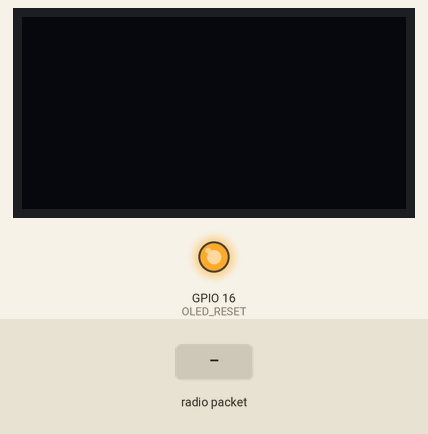
Recording of a sketch running on a simulated ESP8266 (NodeMCU). Shown: 128×64 one-colour display, output pins drawn as LEDs (lit = HIGH). The test bench sets the inputs (shaded band). No radio packets arrive unless stated; what the sketch prints to the serial monitor is not drawn.

Above: at 1.2 s.
1.3 s: radio packet "changeRC" arrives
At 1.9 s:
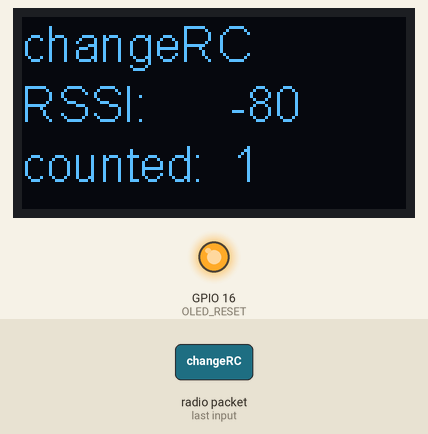
2.8 s: radio packet "1" arrives
At 4.2 s:
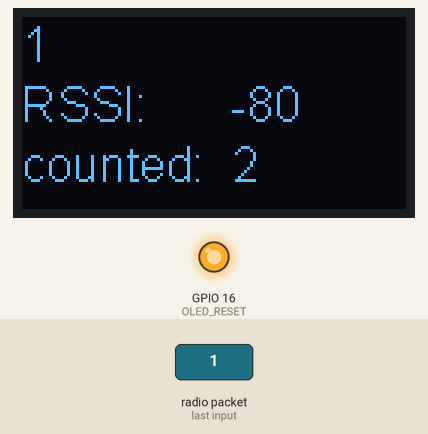
Timing chart, 0 to 5.8 s (numbered marks = the images above; inputs shaded):
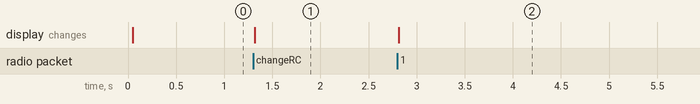

Measured:
- after the input at 1.3 s, the display: changes at once (image 1)
- after the input at 2.8 s, the display: changes at once (image 2)

The sketch:

LoRaReceiver5.ino
```cpp
//code by Judy Abi Nehme
#include <SPI.h>              // include libraries
#include <LoRa.h>
#include <SSD1306.h>

const int csPin = 18;          // LoRa radio chip select
const int resetPin = 14;       // LoRa radio reset
const int irqPin = 26;         // change for your board; must be a hardware interrupt pin

// Screen configuration
#define OLED_I2C_ADDR 0x3C
#define OLED_RESET 16
#define OLED_SDA 21
#define OLED_SCL 22
SSD1306 display (OLED_I2C_ADDR, OLED_SDA, OLED_SCL);

byte msgCount = 0;            // count of outgoing messages
int interval = 2000;          // interval between sends
long lastSendTime = 0;        // time of last packet send
int CR;
int SF;
int prm=53;
long BW = 250E3;

int counter=0;
int rssi = 0;

void setup() {
  Serial.begin(115200);                   // initialize serial
  while (!Serial);

  SPI.begin(5,19,27,18);
  //screen initialization
  pinMode(OLED_RESET, OUTPUT);
  digitalWrite(OLED_RESET, LOW);
  delay(50);
  digitalWrite(OLED_RESET, HIGH);
  display.init ();
  display.flipScreenVertically ();
  display.setFont (ArialMT_Plain_16);
  display.setTextAlignment (TEXT_ALIGN_LEFT);
  display.display ();

  Serial.println("LoRa Duplex - Set spreading factor");

  // override the default CS, reset, and IRQ pins (optional)
  LoRa.setPins(csPin, resetPin, irqPin); // set CS, reset, IRQ pin

  if (!LoRa.begin(866E6)) {             // initialize ratio at 915 MHz
    Serial.println("LoRa init failed. Check your connections.");
    while (true);                       // if failed, do nothing
  }

  LoRa.setSignalBandwidth(BW);
  CR = prm/6;
  LoRa.setCodingRate4(CR);
  SF = (prm%6)+7;
  LoRa.setSpreadingFactor(SF);            // ranges from 6-12,default 7 see API docs
  LoRa.noCrc();
  LoRa.explicitHeaderMode();
  Serial.println("LoRa init succeeded.");
}

void loop() {

  // parse for a packet, and call onReceive with the result:
  onReceive(LoRa.parsePacket());
}

void sendMessage(String outgoing) {
  LoRa.beginPacket();                   // start packet
  LoRa.print(outgoing);                 // add payload
  LoRa.endPacket();                     // finish packet and send it
  //msgCount++;                           // increment message ID
}
  //kept this in case we modified the code in the future.

void onReceive(int packetSize) {
  if (packetSize == 0) return;          // if there's no packet, return
  //Serial.println("Packet Size: " + String(packetSize));
  // read packet header bytes:
  String incoming = "";

  while (LoRa.available()) {
    incoming += (char)LoRa.read();
  }

  Serial.print(String(BW) + " " + String(SF) + +" " + String (CR) + " "); //print parameters
  Serial.print(incoming);
  rssi = LoRa.packetRssi();
  Serial.print(" " + String(rssi)); // print rssi
  Serial.print(" " + String(LoRa.packetSnr())); //print snr
  //Serial.println();

  display.clear();
  display.drawString(0,0, incoming);
  display.drawString(0,20, "RSSI: "); display.drawString(70,20,String(rssi));
  //increase counter of received packages
  counter++;
  display.drawString(0,40, "counted: ");display.drawString(70,40,String(counter));
  display.display();
  Serial.println(" Counter: " + String(counter));

  if (incoming=="changeRC"){
    prm--;
    CR = prm/6;
    LoRa.setCodingRate4(CR);
    SF = (prm%6)+7;
    LoRa.setSpreadingFactor(SF);
    //Serial.println("Spreading factor " + String(SF));
    //Serial.println("Coding rate " + String(CR));
  }
}
```
